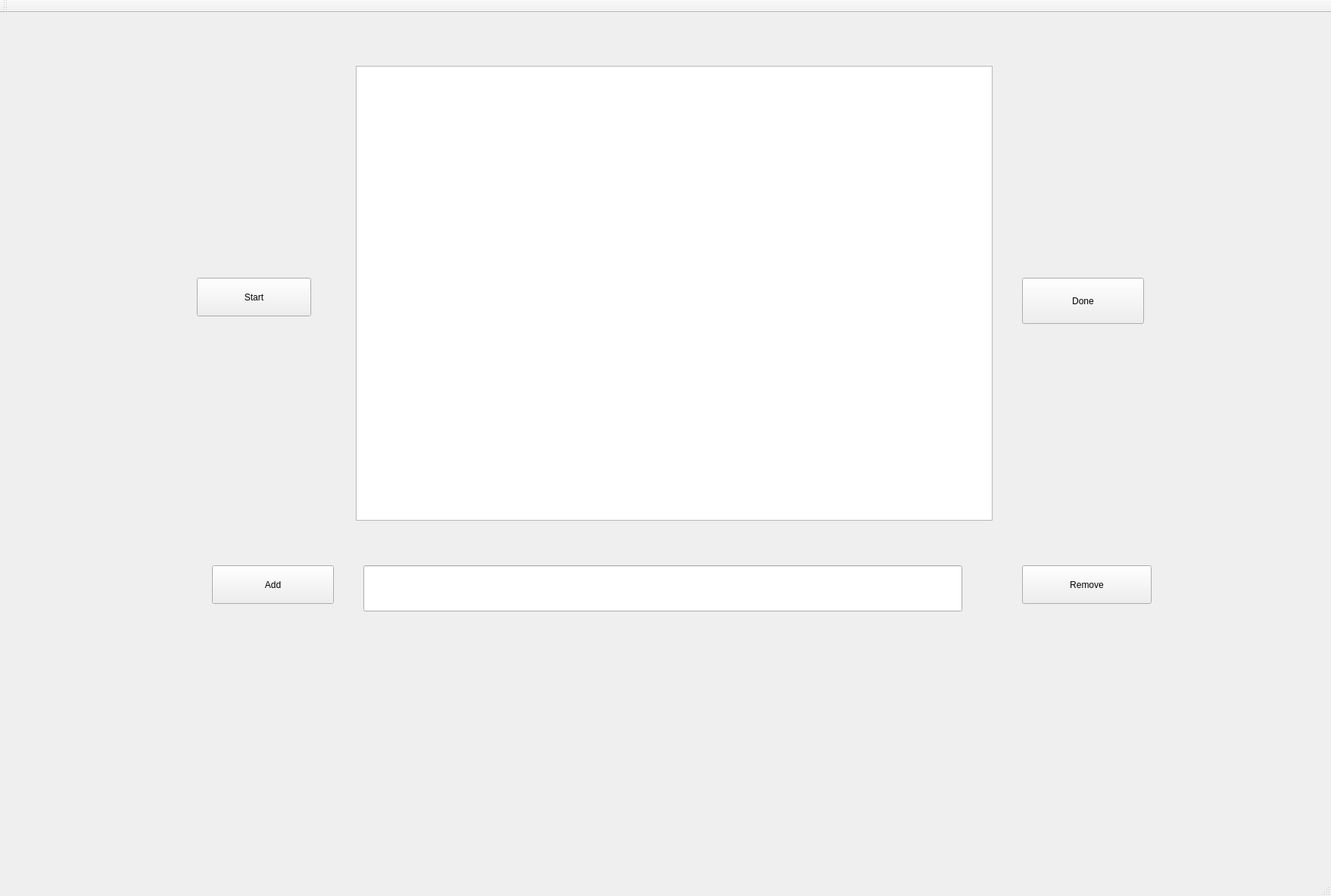
<?xml version="1.0" encoding="UTF-8"?>
<ui version="4.0">
 <class>TaskManagerV2Class</class>
 <widget class="QMainWindow" name="TaskManagerV2Class">
  <property name="geometry">
   <rect>
    <x>0</x>
    <y>0</y>
    <width>1758</width>
    <height>1184</height>
   </rect>
  </property>
  <property name="windowTitle">
   <string>TaskManagerV2</string>
  </property>
  <widget class="QWidget" name="centralWidget">
   <widget class="QListWidget" name="tasks_list_widget">
    <property name="geometry">
     <rect>
      <x>470</x>
      <y>70</y>
      <width>841</width>
      <height>601</height>
     </rect>
    </property>
   </widget>
   <widget class="QLineEdit" name="tasks_line_edit">
    <property name="geometry">
     <rect>
      <x>480</x>
      <y>730</y>
      <width>791</width>
      <height>61</height>
     </rect>
    </property>
   </widget>
   <widget class="QPushButton" name="add_button">
    <property name="geometry">
     <rect>
      <x>280</x>
      <y>730</y>
      <width>161</width>
      <height>51</height>
     </rect>
    </property>
    <property name="text">
     <string>Add</string>
    </property>
   </widget>
   <widget class="QPushButton" name="remove_button">
    <property name="geometry">
     <rect>
      <x>1350</x>
      <y>730</y>
      <width>171</width>
      <height>51</height>
     </rect>
    </property>
    <property name="text">
     <string>Remove</string>
    </property>
   </widget>
   <widget class="QPushButton" name="start_button">
    <property name="geometry">
     <rect>
      <x>260</x>
      <y>350</y>
      <width>151</width>
      <height>51</height>
     </rect>
    </property>
    <property name="text">
     <string>Start</string>
    </property>
   </widget>
   <widget class="QPushButton" name="done_button">
    <property name="geometry">
     <rect>
      <x>1350</x>
      <y>350</y>
      <width>161</width>
      <height>61</height>
     </rect>
    </property>
    <property name="text">
     <string>Done</string>
    </property>
   </widget>
  </widget>
  <widget class="QMenuBar" name="menuBar">
   <property name="geometry">
    <rect>
     <x>0</x>
     <y>0</y>
     <width>1758</width>
     <height>26</height>
    </rect>
   </property>
  </widget>
  <widget class="QToolBar" name="mainToolBar">
   <attribute name="toolBarArea">
    <enum>TopToolBarArea</enum>
   </attribute>
   <attribute name="toolBarBreak">
    <bool>false</bool>
   </attribute>
  </widget>
  <widget class="QStatusBar" name="statusBar"/>
 </widget>
 <layoutdefault spacing="6" margin="11"/>
 <resources>
  <include location="TaskManagerV2.qrc"/>
 </resources>
 <connections>
  <connection>
   <sender>add_button</sender>
   <signal>clicked()</signal>
   <receiver>TaskManagerV2Class</receiver>
   <slot>add()</slot>
   <hints>
    <hint type="sourcelabel">
     <x>372</x>
     <y>779</y>
    </hint>
    <hint type="destinationlabel">
     <x>607</x>
     <y>912</y>
    </hint>
   </hints>
  </connection>
  <connection>
   <sender>remove_button</sender>
   <signal>clicked()</signal>
   <receiver>TaskManagerV2Class</receiver>
   <slot>remove()</slot>
   <hints>
    <hint type="sourcelabel">
     <x>1418</x>
     <y>803</y>
    </hint>
    <hint type="destinationlabel">
     <x>1176</x>
     <y>909</y>
    </hint>
   </hints>
  </connection>
  <connection>
   <sender>start_button</sender>
   <signal>clicked()</signal>
   <receiver>TaskManagerV2Class</receiver>
   <slot>start()</slot>
   <hints>
    <hint type="sourcelabel">
     <x>322</x>
     <y>418</y>
    </hint>
    <hint type="destinationlabel">
     <x>370</x>
     <y>544</y>
    </hint>
   </hints>
  </connection>
  <connection>
   <sender>done_button</sender>
   <signal>clicked()</signal>
   <receiver>TaskManagerV2Class</receiver>
   <slot>done()</slot>
   <hints>
    <hint type="sourcelabel">
     <x>1418</x>
     <y>415</y>
    </hint>
    <hint type="destinationlabel">
     <x>1480</x>
     <y>594</y>
    </hint>
   </hints>
  </connection>
 </connections>
 <slots>
  <slot>add()</slot>
  <slot>remove()</slot>
  <slot>start()</slot>
  <slot>done()</slot>
 </slots>
</ui>
